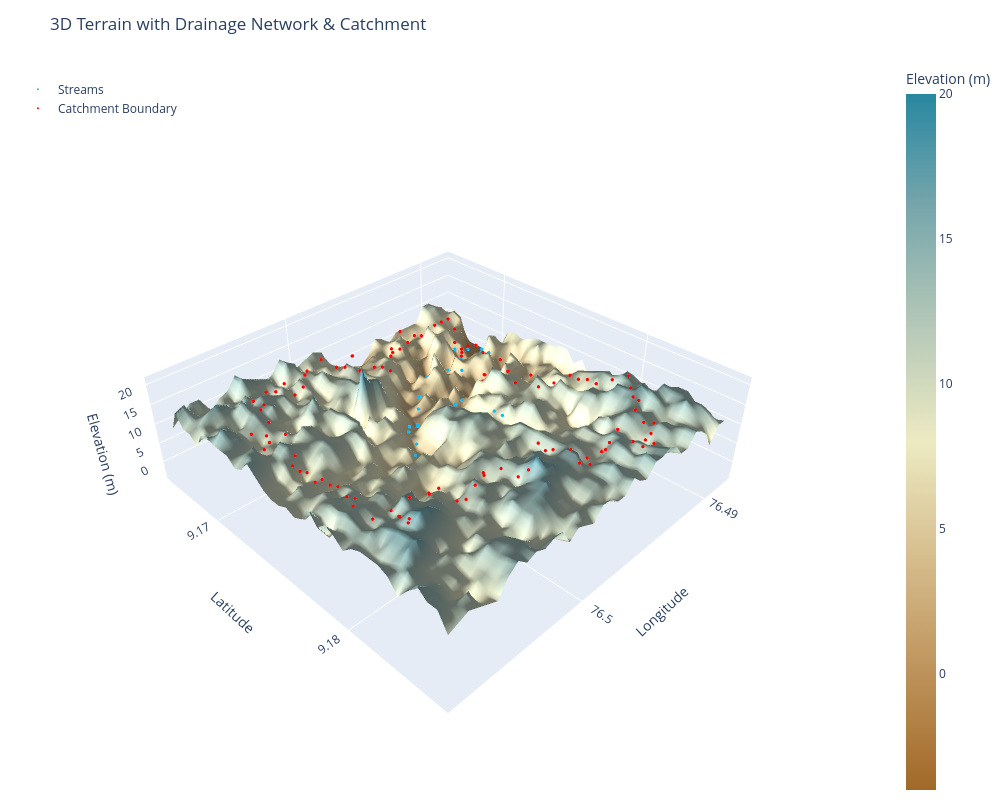

Notebook code cell kept with this figure:
### Code cell
# --- Downsample for performance ---
step = 2
#dem = dem.rename({'y': 'lat', 'x': 'lon'})
dem_ds = dem.isel(lat=slice(None, None, step), lon=slice(None, None, step))

dims = dem_ds.dims
lat_dim = 'lat' if 'lat' in dims else 'y'
lon_dim = 'lon' if 'lon' in dims else 'x'

surface = go.Surface(
    z=dem_ds.values,
    x=dem_ds[lon_dim].values,
    y=dem_ds[lat_dim].values,
    surfacecolor=dem_ds.values,
    colorscale='earth',
    colorbar=dict(title='Elevation (m)', x=1.0),
    opacity=0.95,
    lighting=dict(ambient=0.5, diffuse=0.8, specular=0.3, roughness=0.6),
    lightposition=dict(x=100, y=200, z=1000),
    name='Elevation'
)
fig = go.Figure(data=[surface])

# --- Overlay: Stream network as 3D scatter, draped at DEM height + small offset ---
# streams_arr must be aligned to the SAME grid as dem_ds (resample if shapes differ, see note below)
rows, cols = np.where(streams[::step, ::step] > 0)
stream_lon = dem_ds.lon.values[cols]
stream_lat = dem_ds.lat.values[rows]
stream_z   = dem_ds.values[rows, cols] + 2   # small z-offset so streams sit visibly above terrain

fig.add_trace(go.Scatter3d(
    x=stream_lon, y=stream_lat, z=stream_z,
    mode='markers',
    marker=dict(size=2, color='deepskyblue'),
    name='Streams'
))

# --- Overlay: Catchment boundary as a 3D line ---
# Extract boundary pixels of the catchment mask, then drape them on the DEM
from scipy import ndimage
catch_resampled = catch[::step, ::step] if catch.shape == streams.shape else None

if catch_resampled is not None:
    boundary = catch_resampled.astype(bool) ^ ndimage.binary_erosion(catch_resampled.astype(bool))
    b_rows, b_cols = np.where(boundary)
    boundary_lon = dem_ds.lon.values[b_cols]
    boundary_lat = dem_ds.lat.values[b_rows]
    boundary_z   = dem_ds.values[b_rows, b_cols] + 3

    fig.add_trace(go.Scatter3d(
        x=boundary_lon, y=boundary_lat, z=boundary_z,
        mode='markers',
        marker=dict(size=2, color='red'),
        name='Catchment Boundary'
    ))

fig.update_layout(
    title='3D Terrain with Drainage Network & Catchment',
    scene=dict(
        xaxis_title='Longitude',
        yaxis_title='Latitude',
        zaxis_title='Elevation (m)',
        aspectmode='manual',
        aspectratio=dict(x=1, y=1, z=0.3),
    ),
    width=1000,
    height=800,
    margin=dict(l=0, r=0, t=60, b=0),
    legend=dict(x=0.02, y=0.98)
)

fig.show()

### Figure 1 — Plotly figure (JSON) as saved in the notebook; plotly's stock layout.template omitted (floating-point values rounded to 4 significant figures; data arrays with more than 128 entries replaced by an {"elided": "..."} marker saying what was removed)
{"data": [{"colorbar": {"title": {"text": "Elevation (m)"}, "x": 1}, "colorscale": [[0, "rgb(161, 105, 40)"], [0.1667, "rgb(189, 146, 90)"], [0.3333, "rgb(214, 189, 141)"], [0.5, "rgb(237, 234, 194)"], [0.6667, "rgb(181, 200, 184)"], [0.8333, "rgb(121, 167, 172)"], [1, "rgb(40, 135, 161)"]], "lighting": {"ambient": 0.5, "diffuse": 0.8, "roughness": 0.6, "specular": 0.3}, "lightposition": {"x": 100, "y": 200, "z": 1000}, "name": "Elevation", "opacity": 0.95, "surfacecolor": {"elided": "36x36 float values"}, "type": "surface", "x": [76.49, 76.49, 76.49, 76.49, 76.49, 76.49, 76.49, 76.49, 76.49, 76.49, 76.49, 76.49, 76.49, 76.5, 76.5, 76.5, 76.5, 76.5, 76.5, 76.5, 76.5, 76.5, 76.5, 76.5, 76.5, 76.5, 76.5, 76.5, 76.5, 76.5, 76.5, 76.51, 76.51, 76.51, 76.51, 76.51], "y": [9.185, 9.185, 9.184, 9.184, 9.183, 9.183, 9.182, 9.181, 9.181, 9.18, 9.18, 9.179, 9.179, 9.178, 9.178, 9.177, 9.176, 9.176, 9.175, 9.175, 9.174, 9.174, 9.173, 9.173, 9.172, 9.171, 9.171, 9.17, 9.17, 9.169, 9.169, 9.168, 9.168, 9.167, 9.166, 9.166], "z": {"elided": "36x36 float values"}}, {"marker": {"color": "deepskyblue", "size": 2}, "mode": "markers", "name": "Streams", "type": "scatter3d", "x": [76.5, 76.5, 76.5, 76.5, 76.5, 76.5, 76.5, 76.5, 76.5, 76.49, 76.49, 76.5, 76.5, 76.49, 76.5, 76.49, 76.49, 76.5, 76.49, 76.49, 76.49, 76.49, 76.49, 76.49, 76.49, 76.49, 76.49, 76.49, 76.49, 76.49, 76.49], "y": [9.178, 9.177, 9.176, 9.176, 9.175, 9.174, 9.174, 9.174, 9.174, 9.173, 9.173, 9.173, 9.173, 9.172, 9.172, 9.171, 9.171, 9.171, 9.171, 9.171, 9.17, 9.17, 9.17, 9.17, 9.17, 9.17, 9.17, 9.17, 9.17, 9.17, 9.17], "z": [7.0, 10.0, 10.0, 8.0, 6.0, 8.0, 6.0, 6.0, 7.0, 4.0, 4.0, 4.0, 6.0, 2.0, 7.0, 7.0, 6.0, 5.0, 7.0, 2.0, 4.0, 5.0, 2.0, 2.0, 2.0, 5.0, 3.0, 7.0, -2.0, -2.0, 1.0]}, {"marker": {"color": "red", "size": 2}, "mode": "markers", "name": "Catchment Boundary", "type": "scatter3d", "x": [76.49, 76.49, 76.49, 76.49, 76.49, 76.49, 76.5, 76.5, 76.49, 76.49, 76.49, 76.5, 76.5, 76.5, 76.49, 76.5, 76.49, 76.49, 76.5, 76.5, 76.5, 76.5, 76.49, 76.5, 76.51, 76.49, 76.5, 76.5, 76.5, 76.5, 76.5, 76.5, 76.51, 76.51, 76.49, 76.5, 76.5, 76.5, 76.5, 76.51, 76.49, 76.51, 76.49, 76.51, 76.49, 76.51, 76.49, 76.51, 76.49, 76.51, 76.49, 76.51, 76.49, 76.51, 76.49, 76.51, 76.49, 76.51, 76.49, 76.51, 76.49, 76.51, 76.49, 76.51, 76.49, 76.51, 76.49, 76.51, 76.49, 76.51, 76.49, 76.51, 76.51, 76.49, 76.51, 76.49, 76.5, 76.49, 76.49, 76.5, 76.5, 76.5, 76.5, 76.49, 76.5, 76.5, 76.5, 76.5, 76.49, 76.5, 76.5, 76.5, 76.5, 76.5, 76.5, 76.5, 76.5, 76.5, 76.49, 76.49, 76.49, 76.49, 76.49, 76.5, 76.5, 76.49, 76.49, 76.49, 76.49, 76.5], "y": [9.185, 9.184, 9.184, 9.184, 9.184, 9.184, 9.184, 9.184, 9.183, 9.183, 9.183, 9.183, 9.183, 9.183, 9.183, 9.183, 9.182, 9.182, 9.182, 9.182, 9.182, 9.182, 9.181, 9.181, 9.181, 9.181, 9.181, 9.181, 9.181, 9.181, 9.181, 9.181, 9.181, 9.181, 9.18, 9.18, 9.18, 9.18, 9.18, 9.18, 9.18, 9.18, 9.179, 9.179, 9.179, 9.179, 9.178, 9.178, 9.178, 9.178, 9.177, 9.177, 9.176, 9.176, 9.176, 9.176, 9.175, 9.175, 9.175, 9.175, 9.174, 9.174, 9.174, 9.174, 9.173, 9.173, 9.173, 9.173, 9.172, 9.172, 9.171, 9.171, 9.171, 9.171, 9.171, 9.17, 9.17, 9.17, 9.17, 9.17, 9.17, 9.17, 9.17, 9.169, 9.169, 9.169, 9.169, 9.169, 9.169, 9.169, 9.169, 9.169, 9.169, 9.169, 9.169, 9.169, 9.169, 9.169, 9.168, 9.168, 9.168, 9.168, 9.168, 9.168, 9.168, 9.168, 9.168, 9.168, 9.168, 9.168], "z": [16.0, 16.0, 14.0, 15.0, 12.0, 14.0, 17.0, 16.0, 14.0, 17.0, 15.0, 14.0, 15.0, 15.0, 16.0, 17.0, 15.0, 17.0, 17.0, 18.0, 21.0, 16.0, 17.0, 13.0, 19.0, 18.0, 15.0, 16.0, 15.0, 13.0, 14.0, 20.0, 17.0, 19.0, 17.0, 14.0, 17.0, 17.0, 19.0, 16.0, 16.0, 16.0, 16.0, 14.0, 15.0, 17.0, 15.0, 16.0, 13.0, 15.0, 12.0, 16.0, 14.0, 15.0, 12.0, 15.0, 14.0, 13.0, 16.0, 14.0, 12.0, 13.0, 10.0, 13.0, 5.0, 13.0, 4.0, 17.0, 10.0, 15.0, 11.0, 12.0, 17.0, 9.0, 13.0, 8.0, 14.0, 6.0, 4.0, 10.0, 12.0, 13.0, 16.0, 7.0, 12.0, 12.0, 15.0, 17.0, 9.0, 12.0, 15.0, 13.0, 14.0, 13.0, 12.0, 16.0, 15.0, 16.0, 11.0, 11.0, 11.0, 9.0, 9.0, 16.0, 14.0, 8.0, 9.0, 8.0, 12.0, 13.0]}], "layout": {"height": 800, "legend": {"x": 0.02, "y": 0.98}, "margin": {"b": 0, "l": 0, "r": 0, "t": 60}, "scene": {"aspectmode": "manual", "aspectratio": {"x": 1, "y": 1, "z": 0.3}, "xaxis": {"title": {"text": "Longitude"}}, "yaxis": {"title": {"text": "Latitude"}}, "zaxis": {"title": {"text": "Elevation (m)"}}}, "title": {"text": "3D Terrain with Drainage Network & Catchment"}, "width": 1000}}
